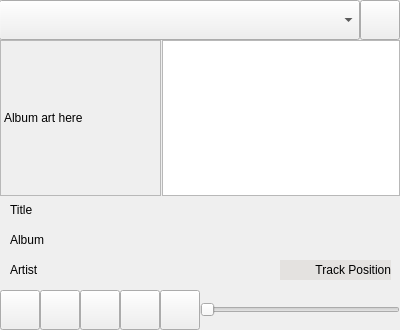
<?xml version="1.0" encoding="UTF-8"?>
<ui version="4.0">
 <class>MainWindow</class>
 <widget class="QMainWindow" name="MainWindow">
  <property name="geometry">
   <rect>
    <x>0</x>
    <y>0</y>
    <width>400</width>
    <height>330</height>
   </rect>
  </property>
  <property name="minimumSize">
   <size>
    <width>400</width>
    <height>330</height>
   </size>
  </property>
  <property name="maximumSize">
   <size>
    <width>400</width>
    <height>330</height>
   </size>
  </property>
  <property name="windowTitle">
   <string>qAndora - Internet Radio</string>
  </property>
  <property name="windowIcon">
   <iconset>
    <normaloff>images/qAndora.png</normaloff>images/qAndora.png</iconset>
  </property>
  <widget class="QWidget" name="centralwidget">
   <widget class="QSlider" name="volumeSlider">
    <property name="geometry">
     <rect>
      <x>200</x>
      <y>300</y>
      <width>200</width>
      <height>20</height>
     </rect>
    </property>
    <property name="toolTip">
     <string>Adjust volume</string>
    </property>
    <property name="orientation">
     <enum>Qt::Horizontal</enum>
    </property>
   </widget>
   <widget class="QPushButton" name="skipButton">
    <property name="geometry">
     <rect>
      <x>40</x>
      <y>290</y>
      <width>40</width>
      <height>40</height>
     </rect>
    </property>
    <property name="toolTip">
     <string>Skip Song</string>
    </property>
    <property name="text">
     <string/>
    </property>
    <property name="icon">
     <iconset>
      <normaloff>images/skip.png</normaloff>images/skip.png</iconset>
    </property>
    <property name="iconSize">
     <size>
      <width>24</width>
      <height>24</height>
     </size>
    </property>
   </widget>
   <widget class="QPushButton" name="tiredButton">
    <property name="geometry">
     <rect>
      <x>160</x>
      <y>290</y>
      <width>40</width>
      <height>40</height>
     </rect>
    </property>
    <property name="toolTip">
     <string>Set song to tired</string>
    </property>
    <property name="text">
     <string/>
    </property>
    <property name="icon">
     <iconset>
      <normaloff>images/tired.png</normaloff>images/tired.png</iconset>
    </property>
    <property name="iconSize">
     <size>
      <width>24</width>
      <height>24</height>
     </size>
    </property>
   </widget>
   <widget class="QComboBox" name="stationBox">
    <property name="geometry">
     <rect>
      <x>-1</x>
      <y>0</y>
      <width>361</width>
      <height>40</height>
     </rect>
    </property>
   </widget>
   <widget class="QListWidget" name="historyList">
    <property name="geometry">
     <rect>
      <x>162</x>
      <y>40</y>
      <width>238</width>
      <height>156</height>
     </rect>
    </property>
   </widget>
   <widget class="QPushButton" name="banButton">
    <property name="geometry">
     <rect>
      <x>120</x>
      <y>290</y>
      <width>40</width>
      <height>40</height>
     </rect>
    </property>
    <property name="toolTip">
     <string>Ban song</string>
    </property>
    <property name="text">
     <string/>
    </property>
    <property name="icon">
     <iconset>
      <normaloff>images/ban.png</normaloff>images/ban.png</iconset>
    </property>
    <property name="iconSize">
     <size>
      <width>24</width>
      <height>24</height>
     </size>
    </property>
   </widget>
   <widget class="QFrame" name="infoFrame">
    <property name="geometry">
     <rect>
      <x>0</x>
      <y>190</y>
      <width>400</width>
      <height>91</height>
     </rect>
    </property>
    <property name="frameShape">
     <enum>QFrame::NoFrame</enum>
    </property>
    <property name="frameShadow">
     <enum>QFrame::Plain</enum>
    </property>
    <widget class="QLabel" name="titleLabel">
     <property name="geometry">
      <rect>
       <x>10</x>
       <y>10</y>
       <width>380</width>
       <height>20</height>
      </rect>
     </property>
     <property name="text">
      <string>Title</string>
     </property>
     <property name="wordWrap">
      <bool>true</bool>
     </property>
     <property name="indent">
      <number>-1</number>
     </property>
     <property name="openExternalLinks">
      <bool>true</bool>
     </property>
    </widget>
    <widget class="QLabel" name="albumLabel">
     <property name="geometry">
      <rect>
       <x>10</x>
       <y>40</y>
       <width>380</width>
       <height>20</height>
      </rect>
     </property>
     <property name="text">
      <string>Album</string>
     </property>
     <property name="wordWrap">
      <bool>true</bool>
     </property>
     <property name="indent">
      <number>-1</number>
     </property>
     <property name="openExternalLinks">
      <bool>true</bool>
     </property>
    </widget>
    <widget class="QLabel" name="artistLabel">
     <property name="geometry">
      <rect>
       <x>10</x>
       <y>70</y>
       <width>271</width>
       <height>20</height>
      </rect>
     </property>
     <property name="text">
      <string>Artist</string>
     </property>
     <property name="openExternalLinks">
      <bool>true</bool>
     </property>
    </widget>
    <widget class="QLabel" name="positionLabel">
     <property name="geometry">
      <rect>
       <x>280</x>
       <y>70</y>
       <width>111</width>
       <height>20</height>
      </rect>
     </property>
     <property name="palette">
      <palette>
       <active>
        <colorrole role="WindowText">
         <brush brushstyle="SolidPattern">
          <color alpha="255">
           <red>0</red>
           <green>0</green>
           <blue>0</blue>
          </color>
         </brush>
        </colorrole>
        <colorrole role="Button">
         <brush brushstyle="SolidPattern">
          <color alpha="165">
           <red>223</red>
           <green>220</green>
           <blue>217</blue>
          </color>
         </brush>
        </colorrole>
        <colorrole role="Light">
         <brush brushstyle="SolidPattern">
          <color alpha="165">
           <red>255</red>
           <green>255</green>
           <blue>255</blue>
          </color>
         </brush>
        </colorrole>
        <colorrole role="Midlight">
         <brush brushstyle="SolidPattern">
          <color alpha="165">
           <red>239</red>
           <green>237</green>
           <blue>236</blue>
          </color>
         </brush>
        </colorrole>
        <colorrole role="Dark">
         <brush brushstyle="SolidPattern">
          <color alpha="165">
           <red>111</red>
           <green>110</green>
           <blue>108</blue>
          </color>
         </brush>
        </colorrole>
        <colorrole role="Mid">
         <brush brushstyle="SolidPattern">
          <color alpha="165">
           <red>149</red>
           <green>147</green>
           <blue>145</blue>
          </color>
         </brush>
        </colorrole>
        <colorrole role="Text">
         <brush brushstyle="SolidPattern">
          <color alpha="255">
           <red>0</red>
           <green>0</green>
           <blue>0</blue>
          </color>
         </brush>
        </colorrole>
        <colorrole role="BrightText">
         <brush brushstyle="SolidPattern">
          <color alpha="255">
           <red>255</red>
           <green>255</green>
           <blue>255</blue>
          </color>
         </brush>
        </colorrole>
        <colorrole role="ButtonText">
         <brush brushstyle="SolidPattern">
          <color alpha="255">
           <red>0</red>
           <green>0</green>
           <blue>0</blue>
          </color>
         </brush>
        </colorrole>
        <colorrole role="Base">
         <brush brushstyle="SolidPattern">
          <color alpha="255">
           <red>255</red>
           <green>255</green>
           <blue>255</blue>
          </color>
         </brush>
        </colorrole>
        <colorrole role="Window">
         <brush brushstyle="SolidPattern">
          <color alpha="165">
           <red>223</red>
           <green>220</green>
           <blue>217</blue>
          </color>
         </brush>
        </colorrole>
        <colorrole role="Shadow">
         <brush brushstyle="SolidPattern">
          <color alpha="255">
           <red>0</red>
           <green>0</green>
           <blue>0</blue>
          </color>
         </brush>
        </colorrole>
        <colorrole role="AlternateBase">
         <brush brushstyle="SolidPattern">
          <color alpha="210">
           <red>239</red>
           <green>237</green>
           <blue>236</blue>
          </color>
         </brush>
        </colorrole>
        <colorrole role="ToolTipBase">
         <brush brushstyle="SolidPattern">
          <color alpha="255">
           <red>255</red>
           <green>255</green>
           <blue>220</blue>
          </color>
         </brush>
        </colorrole>
        <colorrole role="ToolTipText">
         <brush brushstyle="SolidPattern">
          <color alpha="255">
           <red>0</red>
           <green>0</green>
           <blue>0</blue>
          </color>
         </brush>
        </colorrole>
       </active>
       <inactive>
        <colorrole role="WindowText">
         <brush brushstyle="SolidPattern">
          <color alpha="255">
           <red>0</red>
           <green>0</green>
           <blue>0</blue>
          </color>
         </brush>
        </colorrole>
        <colorrole role="Button">
         <brush brushstyle="SolidPattern">
          <color alpha="165">
           <red>223</red>
           <green>220</green>
           <blue>217</blue>
          </color>
         </brush>
        </colorrole>
        <colorrole role="Light">
         <brush brushstyle="SolidPattern">
          <color alpha="165">
           <red>255</red>
           <green>255</green>
           <blue>255</blue>
          </color>
         </brush>
        </colorrole>
        <colorrole role="Midlight">
         <brush brushstyle="SolidPattern">
          <color alpha="165">
           <red>239</red>
           <green>237</green>
           <blue>236</blue>
          </color>
         </brush>
        </colorrole>
        <colorrole role="Dark">
         <brush brushstyle="SolidPattern">
          <color alpha="165">
           <red>111</red>
           <green>110</green>
           <blue>108</blue>
          </color>
         </brush>
        </colorrole>
        <colorrole role="Mid">
         <brush brushstyle="SolidPattern">
          <color alpha="165">
           <red>149</red>
           <green>147</green>
           <blue>145</blue>
          </color>
         </brush>
        </colorrole>
        <colorrole role="Text">
         <brush brushstyle="SolidPattern">
          <color alpha="255">
           <red>0</red>
           <green>0</green>
           <blue>0</blue>
          </color>
         </brush>
        </colorrole>
        <colorrole role="BrightText">
         <brush brushstyle="SolidPattern">
          <color alpha="255">
           <red>255</red>
           <green>255</green>
           <blue>255</blue>
          </color>
         </brush>
        </colorrole>
        <colorrole role="ButtonText">
         <brush brushstyle="SolidPattern">
          <color alpha="255">
           <red>0</red>
           <green>0</green>
           <blue>0</blue>
          </color>
         </brush>
        </colorrole>
        <colorrole role="Base">
         <brush brushstyle="SolidPattern">
          <color alpha="255">
           <red>255</red>
           <green>255</green>
           <blue>255</blue>
          </color>
         </brush>
        </colorrole>
        <colorrole role="Window">
         <brush brushstyle="SolidPattern">
          <color alpha="165">
           <red>223</red>
           <green>220</green>
           <blue>217</blue>
          </color>
         </brush>
        </colorrole>
        <colorrole role="Shadow">
         <brush brushstyle="SolidPattern">
          <color alpha="255">
           <red>0</red>
           <green>0</green>
           <blue>0</blue>
          </color>
         </brush>
        </colorrole>
        <colorrole role="AlternateBase">
         <brush brushstyle="SolidPattern">
          <color alpha="210">
           <red>239</red>
           <green>237</green>
           <blue>236</blue>
          </color>
         </brush>
        </colorrole>
        <colorrole role="ToolTipBase">
         <brush brushstyle="SolidPattern">
          <color alpha="255">
           <red>255</red>
           <green>255</green>
           <blue>220</blue>
          </color>
         </brush>
        </colorrole>
        <colorrole role="ToolTipText">
         <brush brushstyle="SolidPattern">
          <color alpha="255">
           <red>0</red>
           <green>0</green>
           <blue>0</blue>
          </color>
         </brush>
        </colorrole>
       </inactive>
       <disabled>
        <colorrole role="WindowText">
         <brush brushstyle="SolidPattern">
          <color alpha="165">
           <red>111</red>
           <green>110</green>
           <blue>108</blue>
          </color>
         </brush>
        </colorrole>
        <colorrole role="Button">
         <brush brushstyle="SolidPattern">
          <color alpha="165">
           <red>223</red>
           <green>220</green>
           <blue>217</blue>
          </color>
         </brush>
        </colorrole>
        <colorrole role="Light">
         <brush brushstyle="SolidPattern">
          <color alpha="165">
           <red>255</red>
           <green>255</green>
           <blue>255</blue>
          </color>
         </brush>
        </colorrole>
        <colorrole role="Midlight">
         <brush brushstyle="SolidPattern">
          <color alpha="165">
           <red>239</red>
           <green>237</green>
           <blue>236</blue>
          </color>
         </brush>
        </colorrole>
        <colorrole role="Dark">
         <brush brushstyle="SolidPattern">
          <color alpha="165">
           <red>111</red>
           <green>110</green>
           <blue>108</blue>
          </color>
         </brush>
        </colorrole>
        <colorrole role="Mid">
         <brush brushstyle="SolidPattern">
          <color alpha="165">
           <red>149</red>
           <green>147</green>
           <blue>145</blue>
          </color>
         </brush>
        </colorrole>
        <colorrole role="Text">
         <brush brushstyle="SolidPattern">
          <color alpha="165">
           <red>111</red>
           <green>110</green>
           <blue>108</blue>
          </color>
         </brush>
        </colorrole>
        <colorrole role="BrightText">
         <brush brushstyle="SolidPattern">
          <color alpha="255">
           <red>255</red>
           <green>255</green>
           <blue>255</blue>
          </color>
         </brush>
        </colorrole>
        <colorrole role="ButtonText">
         <brush brushstyle="SolidPattern">
          <color alpha="165">
           <red>111</red>
           <green>110</green>
           <blue>108</blue>
          </color>
         </brush>
        </colorrole>
        <colorrole role="Base">
         <brush brushstyle="SolidPattern">
          <color alpha="165">
           <red>223</red>
           <green>220</green>
           <blue>217</blue>
          </color>
         </brush>
        </colorrole>
        <colorrole role="Window">
         <brush brushstyle="SolidPattern">
          <color alpha="165">
           <red>223</red>
           <green>220</green>
           <blue>217</blue>
          </color>
         </brush>
        </colorrole>
        <colorrole role="Shadow">
         <brush brushstyle="SolidPattern">
          <color alpha="255">
           <red>0</red>
           <green>0</green>
           <blue>0</blue>
          </color>
         </brush>
        </colorrole>
        <colorrole role="AlternateBase">
         <brush brushstyle="SolidPattern">
          <color alpha="165">
           <red>223</red>
           <green>220</green>
           <blue>217</blue>
          </color>
         </brush>
        </colorrole>
        <colorrole role="ToolTipBase">
         <brush brushstyle="SolidPattern">
          <color alpha="255">
           <red>255</red>
           <green>255</green>
           <blue>220</blue>
          </color>
         </brush>
        </colorrole>
        <colorrole role="ToolTipText">
         <brush brushstyle="SolidPattern">
          <color alpha="255">
           <red>0</red>
           <green>0</green>
           <blue>0</blue>
          </color>
         </brush>
        </colorrole>
       </disabled>
      </palette>
     </property>
     <property name="autoFillBackground">
      <bool>true</bool>
     </property>
     <property name="text">
      <string>Track Position</string>
     </property>
     <property name="alignment">
      <set>Qt::AlignRight|Qt::AlignTrailing|Qt::AlignVCenter</set>
     </property>
    </widget>
   </widget>
   <widget class="QPushButton" name="playPauseButton">
    <property name="geometry">
     <rect>
      <x>0</x>
      <y>290</y>
      <width>40</width>
      <height>40</height>
     </rect>
    </property>
    <property name="toolTip">
     <string>Pause Song</string>
    </property>
    <property name="text">
     <string/>
    </property>
    <property name="icon">
     <iconset>
      <normaloff>images/pause.png</normaloff>images/pause.png</iconset>
    </property>
    <property name="iconSize">
     <size>
      <width>24</width>
      <height>24</height>
     </size>
    </property>
   </widget>
   <widget class="QPushButton" name="settingsButton">
    <property name="geometry">
     <rect>
      <x>360</x>
      <y>0</y>
      <width>40</width>
      <height>40</height>
     </rect>
    </property>
    <property name="text">
     <string/>
    </property>
    <property name="icon">
     <iconset>
      <normaloff>images/settings.png</normaloff>images/settings.png</iconset>
    </property>
    <property name="iconSize">
     <size>
      <width>24</width>
      <height>24</height>
     </size>
    </property>
   </widget>
   <widget class="QPushButton" name="loveButton">
    <property name="geometry">
     <rect>
      <x>80</x>
      <y>290</y>
      <width>40</width>
      <height>40</height>
     </rect>
    </property>
    <property name="toolTip">
     <string>Favorite Song</string>
    </property>
    <property name="text">
     <string/>
    </property>
    <property name="icon">
     <iconset>
      <normaloff>images/favorite.png</normaloff>images/favorite.png</iconset>
    </property>
    <property name="iconSize">
     <size>
      <width>24</width>
      <height>24</height>
     </size>
    </property>
   </widget>
   <widget class="QLabel" name="albumImage">
    <property name="geometry">
     <rect>
      <x>0</x>
      <y>40</y>
      <width>161</width>
      <height>156</height>
     </rect>
    </property>
    <property name="frameShape">
     <enum>QFrame::StyledPanel</enum>
    </property>
    <property name="frameShadow">
     <enum>QFrame::Sunken</enum>
    </property>
    <property name="text">
     <string>Album art here</string>
    </property>
    <property name="scaledContents">
     <bool>true</bool>
    </property>
   </widget>
  </widget>
 </widget>
 <resources/>
 <connections/>
</ui>
